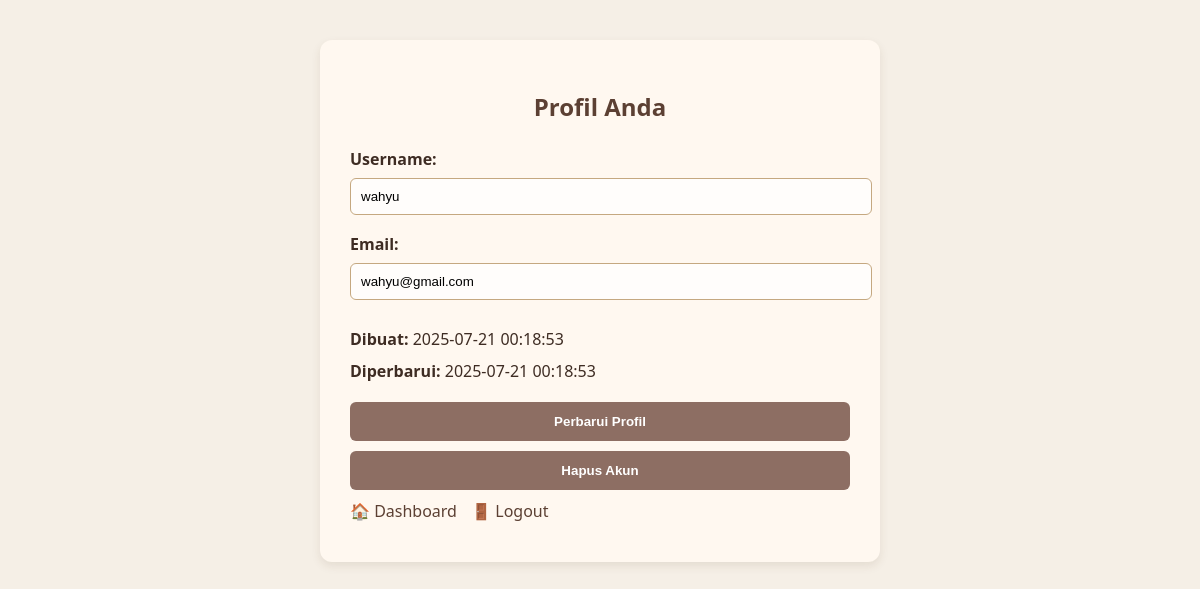
Screenshot of /studikasus/views/profile.php (signed in) with the database file from the repository.
### tables this page shows
CREATE TABLE `users` (
  `id` int NOT NULL,
  `username` varchar(50) NOT NULL,
  `email` varchar(255) NOT NULL,
  `password` varchar(255) NOT NULL,
  `created_at` timestamp NULL DEFAULT CURRENT_TIMESTAMP,
  `updated_at` timestamp NULL DEFAULT CURRENT_TIMESTAMP ON UPDATE CURRENT_TIMESTAMP
);

### studikasus/views/profile.php (the view, shortened to what this page needs)
<?php
require_once '../api/koneksi.php';
$userId = $_SESSION['user_id'];
$message = '';
$user = null;
$stmt_re_read_user = $conn->prepare("SELECT username, email, created_at, updated_at FROM users WHERE id = ?");
if ($stmt_re_read_user === false) {
    $message .= " Database error: Gagal membaca ulang data profil.";
} else {
    $stmt_re_read_user->bind_param("i", $userId);
    $stmt_re_read_user->execute();
    $result_re_read = $stmt_re_read_user->get_result();
    $user = $result_re_read->fetch_assoc();
}
?>
<!DOCTYPE html>
<html lang="id">
<head>
</head>
<body>
    <div class="container">
        <h2>Profil Anda</h2>
        <?php if ($user): ?>
            <form method="post" action="">
                <label>Username:</label>
                <input type="text" name="username" value="<?php echo htmlspecialchars($user['username']); ?>" required>
                <label>Email:</label>
                <input type="email" name="email" value="<?php echo htmlspecialchars($user['email']); ?>" required>
                <p><strong>Dibuat:</strong> <?php echo $user['created_at']; ?></p>
                <p><strong>Diperbarui:</strong> <?php echo $user['updated_at'] ?? 'Belum pernah diperbarui'; ?></p>
                <input type="submit" name="update" value="Perbarui Profil">
            </form>
            <form method="post" onsubmit="return confirm('Apakah Anda yakin ingin menghapus akun ini? Semua data terkait (termasuk pesanan) akan hilang secara permanen!')">
                <input type="submit" name="delete" value="Hapus Akun" class="danger">
            </form>
        <?php else: ?>
            <div class="info error">Data profil tidak ditemukan atau terjadi kesalahan saat memuat.</div>
        <?php endif; ?>
        <p>
            <a href="../index.php">🏠 Dashboard</a>
            <a href="logout.php">🚪 Logout</a>
        </p>
    </div>
</body>
</html>

### studikasus/views/profile.php (style rules this page uses)
body { font-family: 'Segoe UI', sans-serif; background: #f5efe6; color: #3e2c23; margin: 0; padding: 0; }
.container { max-width: 500px; margin: 40px auto; background: #fff8f0; padding: 30px; border-radius: 12px; box-shadow: 0 4px 10px rgba(90, 60, 30, 0.1); }
h2 { text-align: center; color: #5c4033; margin-bottom: 25px; }
label { display: block; margin-bottom: 8px; font-weight: bold; }
input[type="text"], input[type="email"] { width: 100%; padding: 10px; margin-bottom: 18px; border: 1px solid #c5a880; border-radius: 6px; background-color: #fffdfb; }
input[type="submit"] { width: 100%; padding: 12px; border: none; border-radius: 6px; background-color: #8d6e63; color: white; font-weight: bold; cursor: pointer; margin-top: 10px; transition: background-color 0.3s ease; }
.danger { background-color: #d32f2f; margin-top: 20px; }
p { margin: 10px 0; }
a { color: #5c4033; text-decoration: none; margin-right: 10px; }

### rows the page displays
users: username "wahyu", email "wahyu@gmail.com", created_at "2025-07-21 00:18:53", updated_at "2025-07-21 00:18:53"
